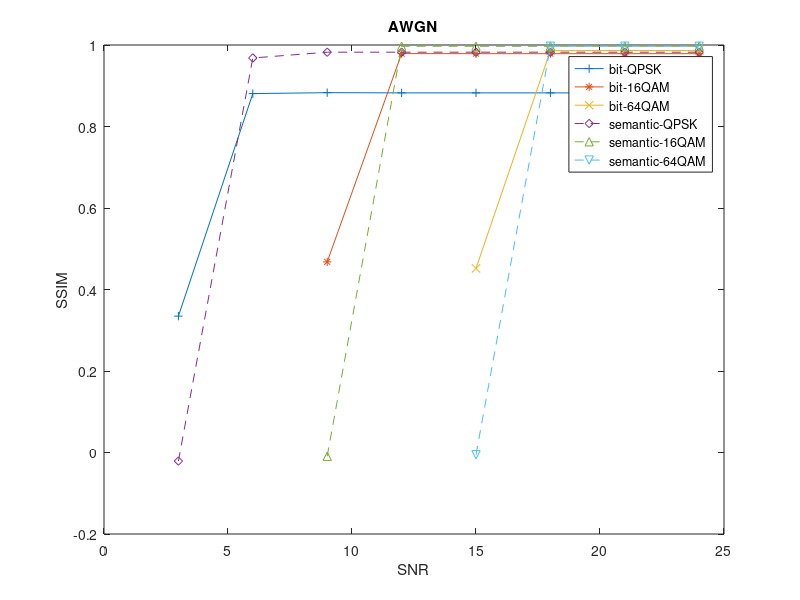

The MATLAB script that drew this image:
clear all;clc

SNR_t = 0:3:24;

AWGN_B_QPSK = [0
               0.334632311
               0.880770486
               0.883027243
               0.882527994
               0.882527994
               0.882527994
               0.882527994
               0.882527994
               ];

AWGN_B_16QAM = [0
                0
                0
                0.46778455
                0.978917106
                0.978724001
                0.978724001
                0.978724001
                0.978724001
                ];

AWGN_B_64QAM = [0
                0
                0
                0
                0
                0.451828051
                0.98629472
                0.986441301
                0.986441301
                ];

AWGN_S_QPSK = [0
               -0.020994707
               0.968203112
               0.982350698
               0.982350698
               0.982350698
               0.982350698
               0.982350698
               0.982350698
               ];

AWGN_S_16QAM = [0
                0
                0
                -0.009179692
                0.996977388
                0.996977388
                0.996977388
                0.996977388
                0.996977388
                ];

AWGN_S_64QAM = [0
                0
                0
                0
                0
                -0.00547038
                0.996977388
                0.996977388
                0.996977388
                ];

figure;

plot(SNR_t(2:9), AWGN_B_QPSK(2:9), '-+');
hold on;
plot(SNR_t(4:9), AWGN_B_16QAM(4:9), '-*');
hold on;
plot(SNR_t(6:9), AWGN_B_64QAM(6:9), '-x');
hold on;
plot(SNR_t(2:9), AWGN_S_QPSK(2:9), '--d');
hold on;
plot(SNR_t(4:9), AWGN_S_16QAM(4:9), '--^');
hold on;
plot(SNR_t(6:9), AWGN_S_64QAM(6:9), '--v');
hold on;

% plot(SNR_t, AWGN_B_QPSK, '-+');
% hold on;
% plot(SNR_t, AWGN_B_16QAM, '-*');
% hold on;
% plot(SNR_t, AWGN_B_64QAM, '-x');
% hold on;
% plot(SNR_t, AWGN_S_QPSK, '--d');
% hold on;
% plot(SNR_t, AWGN_S_16QAM, '--^');
% hold on;
% plot(SNR_t, AWGN_S_64QAM, '--v');
% hold on;

xlabel('SNR');
ylabel('SSIM');
title('AWGN');
legend('bit-QPSK', 'bit-16QAM', 'bit-64QAM', 'semantic-QPSK', 'semantic-16QAM', 'semantic-64QAM');
